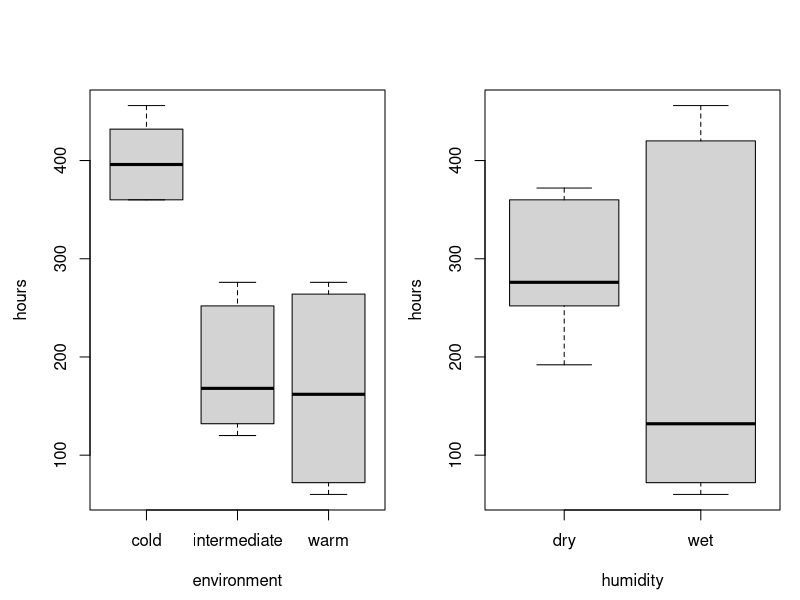
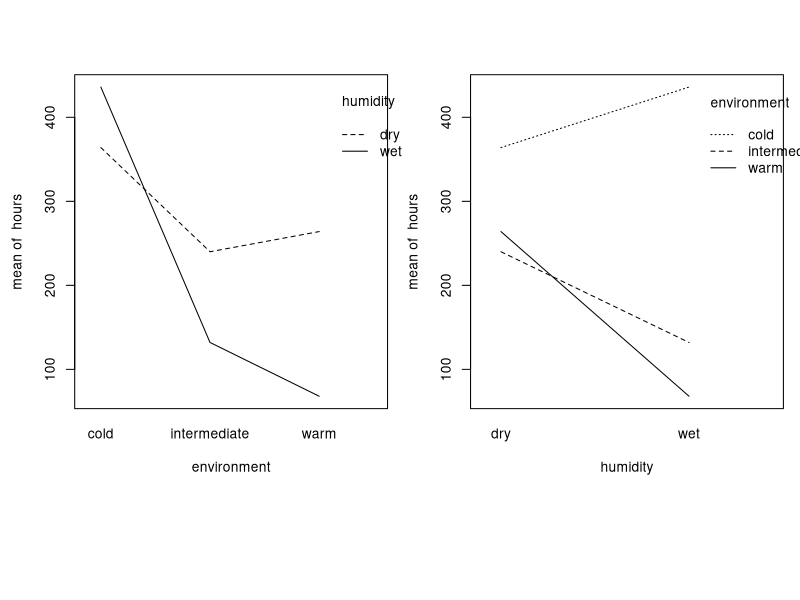

These figures' R source, in order: (Note: this script raises an error after producing the figures.)
## ---- chunk 1
knitr::opts_chunk$set(echo = TRUE)
options(digits=3)
## ---- chunk 2
bread = read.table("bread.txt",header=TRUE)
## ---- chunk 3
I=3; J=2; N=3
rbind(rep(1:I,each=N*J),rep(1:J,N*I),sample(1:(N*I*J)))
## ---- chunk 4
attach(bread)
par(mfrow=c(1,2), mar=c(4,4,4,1), oma=c(0.5,0.5,0.5,0))
boxplot(hours~environment)
boxplot(hours~humidity)
## ---- chunk 5
layout(matrix(c(1,2,3,3), ncol=2, byrow=TRUE), heights=c(4, 1))
interaction.plot(environment, humidity, hours)
interaction.plot(humidity, environment, hours)
## ---- chunk 6
bread$environment=as.factor(bread$environment)
bread$humidity=as.factor(bread$humidity)

breadov=lm(hours~environment*humidity)
anova(breadov)
## ---- chunk 7
# qqnorm(residuals(breadov))
# plot(fitted(breadov),residuals(breadov))
plot(breadov,2)
plot(breadov,1)
## ---- chunk 8
library(lme4)
# load data
cow=read.table("cow.txt",header=TRUE)
cow$treatment=factor(cow$treatment)
cow$id=factor(cow$id)
cow$per=factor(cow$per)
cow$order=factor(cow$order)
attach(cow)
# boxplot(milk~treatment)
## ---- chunk 9
plot(lm(milk~id+per+treatment), 1)
plot(lm(milk~id+per+treatment), 2)
## ---- chunk 10
print("ANOVA")
anova(lm(milk~id+per+treatment))

print("LM summary")
summary((lm(milk~id+per+treatment)))
## ---- chunk 11
cowlmer = lmer(milk~order+per+treatment+(1|id))
cowlmer_reduced = lmer(milk~order+per+(1|id), REML=FALSE)
(anova(cowlmer_reduced, cowlmer))
## ---- chunk 12
t.test(milk[treatment=="A"],milk[treatment=="B"],paired=TRUE)
## ---- chunk 13
cowlmer = lmer(milk~order+treatment+per+(1|id))
cowlmer_reduced = lmer(milk~order+treatment+(1|id), REML=FALSE)
(anova(cowlmer_reduced, cowlmer))
## ---- chunk 14
wordcounts = read.table("austen.txt", header=TRUE)
austen = subset(wordcounts, select = c('Sense', 'Emma', 'Sand1'))
z=chisq.test(austen)
z
## ---- chunk 15
z$residuals
## ---- chunk 16
z1=chisq.test(wordcounts)
z1
## ---- chunk 17
z1$residuals
## ---- chunk 18
library(lme4)
expenses = read.table("expensescrime.txt",header=TRUE)
expenses$state=as.factor(expenses$state)
attach(expenses)
expenses
## ---- chunk 19
model_temp = lm(expend~bad)
print("bad cook's distances:")
round(cooks.distance(model_temp), 2)
plot(expend, bad)
plot(cooks.distance(model_temp),type="b", main="Cook's distances for bad")

# model_temp = lm(expend~crime)
# print("crime cook's distances:")
# round(cooks.distance(model_temp), 2)
# plot(expend, crime)
# plot(cooks.distance(model_temp),type="b", main="Cook's distances for crime")
# 
# model_temp = lm(expend~lawyers)
# print("lawyers cook's distances:")
# round(cooks.distance(model_temp), 2)
# plot(expend, lawyers)
# plot(cooks.distance(model_temp),type="b", main="Cook's distances for lawyers")
# 
# model_temp = lm(expend~employ)
# print("employ cook's distances:")
# round(cooks.distance(model_temp), 2)
# plot(expend, employ)
# plot(cooks.distance(model_temp),type="b", main="Cook's distances for employ")
# 
# model_temp = lm(expend~pop)
# print("pop cook's distances:")
# round(cooks.distance(model_temp), 2)
# plot(expend, pop)
# plot(cooks.distance(model_temp),type="b", main="Cook's distances for pop")
## ---- chunk 20
expenses = expenses[-c(5, 35, 44), ]
attach(expenses)
## ---- chunk 21
plot(expenses[,c(2, 3, 4, 5, 6, 7)])
round(cor(expenses[,c(2, 3, 4, 5, 6, 7)]), 2)
